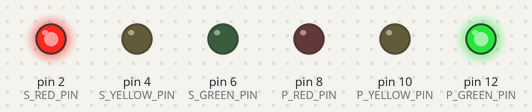
The sketch below on a simulated Arduino Uno, built with avr-gcc and run on an emulated ATmega328P. Parts: output pins drawn as LEDs (lit = HIGH). What the sketch prints to the serial monitor is not drawn.

Above: at 2.2 s.
At 5.2 s:
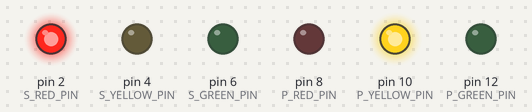
At 7.2 s:
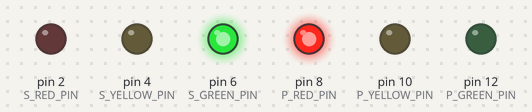
At 9.2 s:
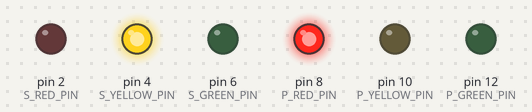
Timing chart, 0 to 13.0 s (numbered marks = the images above):
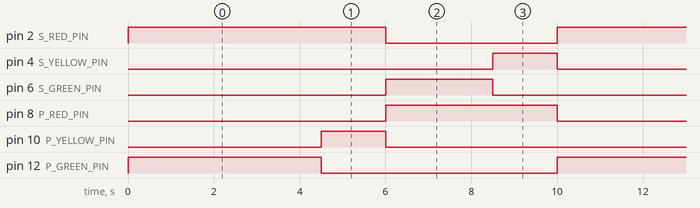

The sketch:

s2.2_cruce_simple.ino
```cpp
// Pines semáforo principal
#define P_RED_PIN 8
#define P_YELLOW_PIN 10
#define P_GREEN_PIN 12

// Pines semáforo secundario
#define S_RED_PIN 2
#define S_YELLOW_PIN 4
#define S_GREEN_PIN 6

// Factor de escala de tiempos de estado
float speed_ = 1;

// Tiempos de estado (referencia)
int E1 = 4500;
int E2 = 1500;

int E3 = 2500;
int E4 = 1500;

void setup() {
  Serial.begin(9600);
  // puertos a los que están conectados los LED - salidas
  pinMode(P_RED_PIN, OUTPUT);
  pinMode(P_YELLOW_PIN, OUTPUT);
  pinMode(P_GREEN_PIN, OUTPUT);
  pinMode(S_RED_PIN, OUTPUT);
  pinMode(S_YELLOW_PIN, OUTPUT);
  pinMode(S_GREEN_PIN, OUTPUT);
}

void loop() {
  // ESTADO E1: Coches circulando en vía PRINCIPAL
  // Vía PRINCIPAL
  digitalWrite(P_RED_PIN, LOW);
  digitalWrite(P_YELLOW_PIN, LOW);
  digitalWrite(P_GREEN_PIN, HIGH);
  // Vía SECUNDARIA
  digitalWrite(S_RED_PIN, HIGH);
  digitalWrite(S_YELLOW_PIN, LOW);
  digitalWrite(S_GREEN_PIN, LOW);
  Serial.print("E1 (ms)= ");
  Serial.print(E1*speed_);
  Serial.print(" \t");
  delay(E1*speed_);

  // ESTADO E2: Transición a vía SECUNDARIA
  // Vía PRINCIPAL
  //digitalWrite(P_RED_PIN, LOW);
  digitalWrite(P_YELLOW_PIN, HIGH);
  digitalWrite(P_GREEN_PIN, LOW);
  // Vía SECUNDARIA
  //digitalWrite(S_RED_PIN, HIGH);
  //digitalWrite(S_YELLOW_PIN, LOW);
  //digitalWrite(S_GREEN_PIN, LOW);
  Serial.print("E2 (ms)= ");
  Serial.print(E2*speed_);
  Serial.print(" \t");
  delay(E2*speed_);

  // ESTADO E3: Coches circulando en vía SECUNDARIA
  // Vía PRINCIPAL
  digitalWrite(P_RED_PIN, HIGH);
  digitalWrite(P_YELLOW_PIN, LOW);
  //digitalWrite(P_GREEN_PIN, LOW);
  // Vía SECUNDARIA
  digitalWrite(S_RED_PIN, LOW);
  //digitalWrite(S_YELLOW_PIN, LOW);
  digitalWrite(S_GREEN_PIN, HIGH);
  Serial.print("E3 (ms)= ");
  Serial.print(E3*speed_);
  Serial.print(" \t");
  delay(E3*speed_);

  // ESTADO E4: Transición a vía PRINCIPAL
  // Vía PRINCIPAL
  //digitalWrite(P_RED_PIN, HIGH);
  //digitalWrite(P_YELLOW_PIN, LOW);
  //digitalWrite(P_GREEN_PIN, LOW);
  // Vía SECUNDARIA
  //digitalWrite(S_RED_PIN, LOW);
  digitalWrite(S_YELLOW_PIN, HIGH);
  digitalWrite(S_GREEN_PIN, LOW);
  Serial.print("E4 (ms)= ");
  Serial.println(E4*speed_);
  delay(E4*speed_);
}
```

Measured:
- by itself, pin 2 (S_RED_PIN): alternates HIGH for 6.0 s and LOW for 4.0 s
- by itself, pin 4 (S_YELLOW_PIN), pin 10 (P_YELLOW_PIN): alternates HIGH for 1.5 s and LOW for 8.5 s
- by itself, pin 6 (S_GREEN_PIN): alternates HIGH for 2.5 s and LOW for 7.5 s
- by itself, pin 8 (P_RED_PIN): alternates HIGH for 4.0 s and LOW for 6.0 s
- by itself, pin 12 (P_GREEN_PIN): alternates HIGH for 4.5 s and LOW for 5.5 s
